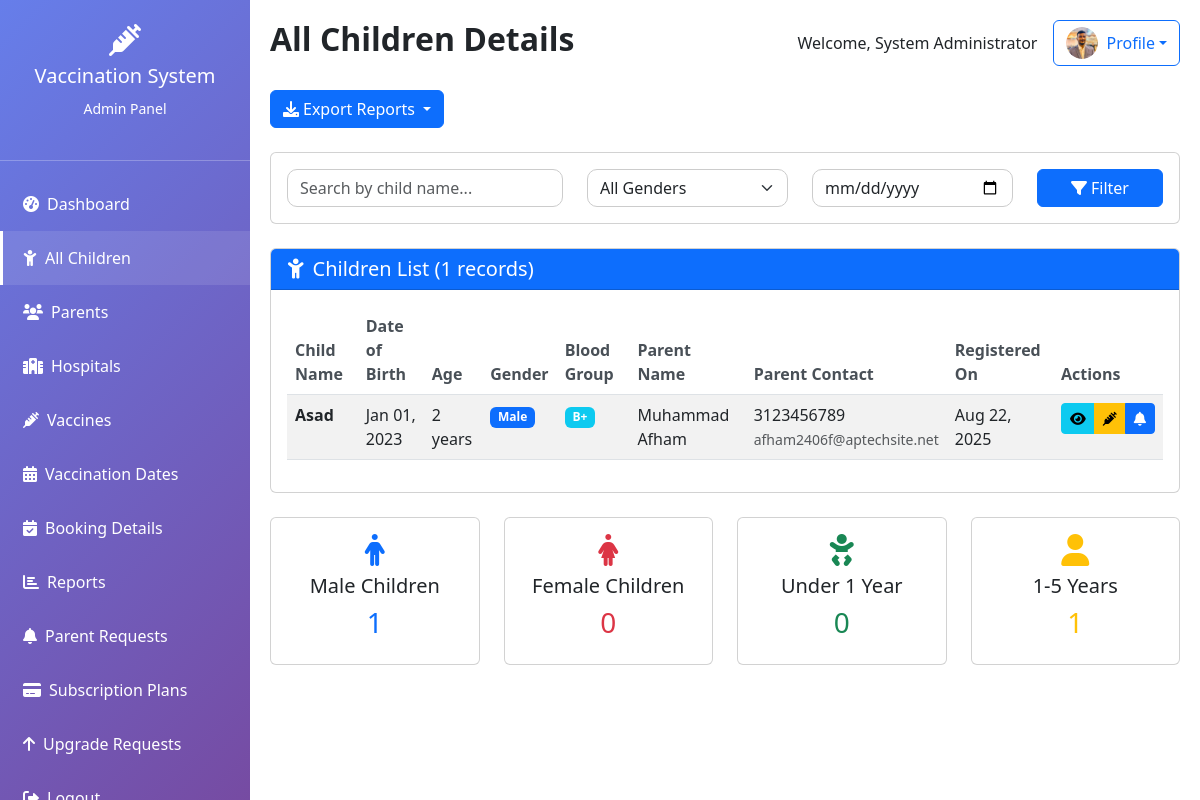
The app's page /admin/children.php (signed in) with its own data.
### tables this page shows
CREATE TABLE `users` (
  `id` int(11) NOT NULL AUTO_INCREMENT,
  `username` varchar(50) NOT NULL,
  `password` varchar(255) NOT NULL,
  `email` varchar(100) NOT NULL,
  `user_type` enum('admin','parent','hospital') NOT NULL,
  `full_name` varchar(100) NOT NULL,
  `phone` varchar(15) DEFAULT NULL,
  `address` text DEFAULT NULL,
  `profile_picture` varchar(255) DEFAULT NULL,
  `created_at` timestamp NOT NULL DEFAULT current_timestamp(),
  `status` enum('active','inactive') DEFAULT 'active',
  PRIMARY KEY (`id`),
  UNIQUE KEY `username` (`username`),
  UNIQUE KEY `email` (`email`)
);

CREATE TABLE `children` (
  `id` int(11) NOT NULL AUTO_INCREMENT,
  `parent_id` int(11) NOT NULL,
  `name` varchar(100) NOT NULL,
  `date_of_birth` date NOT NULL,
  `gender` enum('male','female','other') NOT NULL,
  `birth_weight` decimal(5,2) DEFAULT NULL,
  `blood_group` varchar(5) DEFAULT NULL,
  `created_at` timestamp NOT NULL DEFAULT current_timestamp(),
  PRIMARY KEY (`id`),
  KEY `parent_id` (`parent_id`),
  CONSTRAINT `children_ibfk_1` FOREIGN KEY (`parent_id`) REFERENCES `users` (`id`) ON DELETE CASCADE
);

### admin/children.php (the view, shortened to what this page needs)
<?php
$database = new Database();
$db = $database->getConnection();
$query = "SELECT c.*, u.full_name as parent_name, u.email as parent_email, u.phone as parent_phone
          FROM children c
          JOIN users u ON c.parent_id = u.id
          ORDER BY c.created_at DESC";
$stmt = $db->prepare($query);
$stmt->execute();
$children = $stmt->fetchAll(PDO::FETCH_ASSOC);
$page_heading = "All Children Details";
?>
        <div class="d-flex justify-content-between align-items-center mb-4">
            <div class="dropdown">
                <button class="btn btn-primary dropdown-toggle" type="button" data-bs-toggle="dropdown">
                    <i class="fas fa-download me-1"></i>Export Reports
                </button>
            </div>
        </div>
        <div class="card mb-4">
            <div class="card-body">
                <div class="row">
                    <div class="col-md-4">
                        <input type="text" class="form-control" placeholder="Search by child name..." id="searchInput">
                    </div>
                    <div class="col-md-3">
                        <select class="form-select" id="genderFilter">
                            <option value="">All Genders</option>
                        </select>
                    </div>
                    <div class="col-md-3">
                        <input type="date" class="form-control" id="dateFilter" placeholder="Filter by date">
                    </div>
                    <div class="col-md-2">
                        <button class="btn btn-primary w-100" onclick="filterTable()">
                            <i class="fas fa-filter me-1"></i>Filter
                        </button>
                    </div>
                </div>
            </div>
        </div>
        <div class="card">
            <div class="card-header bg-primary text-white">
                <h5 class="mb-0"><i class="fas fa-child me-2"></i>Children List (<?php echo count($children); ?> records)</h5>
            </div>
            <div class="card-body">
                <?php if (count($children) > 0): ?>
                    <div class="table-responsive">
                        <table class="table table-striped" id="childrenTable">
                            <thead>
                                <tr>
                                    <th>Child Name</th>
                                    <th>Date of Birth</th>
                                    <th>Age</th>
                                    <th>Gender</th>
                                    <th>Blood Group</th>
                                    <th>Parent Name</th>
                                    <th>Parent Contact</th>
                                    <th>Registered On</th>
                                    <th>Actions</th>
                                </tr>
                            </thead>
                            <tbody>
                                <?php foreach ($children as $child):
                                    $age = date_diff(date_create($child['date_of_birth']), date_create('today'))->y;
                                ?>
                                    <tr>
                                        <td>
                                            <strong><?php echo htmlspecialchars($child['name']); ?></strong>
                                        </td>
                                        <td><?php echo date('M d, Y', strtotime($child['date_of_birth'])); ?></td>
                                        <td><?php echo $age; ?> years</td>
                                        <td>
                                            <span class="badge bg-<?php
                                                switch($child['gender']) {
                                                    case 'male': echo 'primary'; break;
                                                }
                                            ?>">
                                                <?php echo ucfirst($child['gender']); ?>
                                            </span>
                                        </td>
                                        <td>
                                            <?php if ($child['blood_group']): ?>
                                                <span class="badge bg-info"><?php echo $child['blood_group']; ?></span>
                                            <?php else: ?>
                                                <span class="text-muted">Not specified</span>
                                            <?php endif; ?>
                                        </td>
                                        <td><?php echo htmlspecialchars($child['parent_name']); ?></td>
                                        <td>
                                            <div><?php echo $child['parent_phone']; ?></div>
                                            <small class="text-muted"><?php echo $child['parent_email']; ?></small>
                                        </td>
                                        <td><?php echo date('M d, Y', strtotime($child['created_at'])); ?></td>
                                        <td>
                                            <div class="btn-group">
                                                <button class="btn btn-sm btn-info" title="View Details" onclick="viewChild(<?php echo $child['id']; ?>)">
                                                    <i class="fas fa-eye"></i>
                                                </button>
                                                <button class="btn btn-sm btn-warning" title="Vaccination History" onclick="viewVaccinationHistory(<?php echo $child['id']; ?>)">
                                                    <i class="fas fa-syringe"></i>
                                                </button>
                                                <button class="btn btn-sm btn-primary" title="Send Reminder" onclick="sendReminder(<?php echo $child['id']; ?>)">
                                                    <i class="fas fa-bell"></i>
                                                </button>
                                            </div>
                                        </td>
                                    </tr>
                                <?php endforeach; ?>
                            </tbody>
                        </table>
                    </div>
                <?php endif; ?>
            </div>
        </div>
        <div class="row mt-4">
            <div class="col-md-3">
                <div class="card text-center">
                    <div class="card-body">
                        <i class="fas fa-male fa-2x text-primary mb-2"></i>
                        <h5>Male Children</h5>
                        <h3 class="text-primary">
                            <?php echo count(array_filter($children, fn($c) => $c['gender'] === 'male')); ?>
                        </h3>
                    </div>
                </div>
            </div>
            <div class="col-md-3">
                <div class="card text-center">
                    <div class="card-body">
                        <i class="fas fa-female fa-2x text-danger mb-2"></i>
                        <h5>Female Children</h5>
                        <h3 class="text-danger">
                            <?php echo count(array_filter($children, fn($c) => $c['gender'] === 'female')); ?>
                        </h3>
                    </div>
                </div>
            </div>
            <div class="col-md-3">
                <div class="card text-center">
                    <div class="card-body">
                        <i class="fas fa-baby fa-2x text-success mb-2"></i>
                        <h5>Under 1 Year</h5>
                        <h3 class="text-success">
                            <?php echo count(array_filter($children, function($c) {
                                $age = date_diff(date_create($c['date_of_birth']), date_create('today'))->y;
                                return $age < 1;
                            })); ?>
                        </h3>
                    </div>
                </div>
            </div>
            <div class="col-md-3">
                <div class="card text-center">
                    <div class="card-body">
                        <i class="fas fa-user fa-2x text-warning mb-2"></i>
                        <h5>1-5 Years</h5>
                        <h3 class="text-warning">
                            <?php echo count(array_filter($children, function($c) {
                                $age = date_diff(date_create($c['date_of_birth']), date_create('today'))->y;
                                return $age >= 1 && $age <= 5;
                            })); ?>
                        </h3>
                    </div>
                </div>
            </div>
        </div>
<?php
$content = ob_get_clean();
include 'includes/template.php';
?>

### admin/includes/template.php (shortened to what this page needs)
<?php
$database = new Database();
$db = $database->getConnection();
$profile_picture_query = "SELECT profile_picture FROM users WHERE id = :user_id";
$profile_stmt = $db->prepare($profile_picture_query);
$profile_stmt->bindParam(':user_id', $_SESSION['user_id']);
$profile_stmt->execute();
$user_profile = $profile_stmt->fetch(PDO::FETCH_ASSOC);
?>
<!DOCTYPE html>
<html lang="en">
<head>
    <link href="https://cdn.jsdelivr.net/npm/bootstrap@5.3.0/dist/css/bootstrap.min.css" rel="stylesheet">
    <link href="https://cdnjs.cloudflare.com/ajax/libs/font-awesome/6.0.0/css/all.min.css" rel="stylesheet">
</head>
<body>
    <?php include 'sidebar.php'; ?>
    <div class="main-content">
        <div class="d-flex justify-content-between align-items-center mb-4">
            <h2 class="fw-bold"><?php echo isset($page_heading) ? $page_heading : 'Admin Dashboard'; ?></h2>
            <div class="d-flex align-items-center">
                <span class="me-3">Welcome, <?php echo $_SESSION['full_name']; ?></span>
                <div class="dropdown">
                    <button class="btn btn-outline-primary dropdown-toggle d-flex align-items-center" type="button" data-bs-toggle="dropdown">
                        <?php if (!empty($user_profile['profile_picture'])): ?>
                            <img src="../uploads/profile_pictures/<?php echo htmlspecialchars($user_profile['profile_picture']); ?>"
                                 class="rounded-circle me-2"
                                 style="width: 32px; height: 32px; object-fit: cover;"
                                 alt="Profile">
                        <?php else: ?>
                            <i class="fas fa-user me-1"></i>
                        <?php endif; ?>
                        Profile
                    </button>
                </div>
            </div>
        </div>
        <div class="content-area">
            <?php
            if (isset($content)) {
                echo $content;
            }
            ?>
        </div>
    </div>
</body>
</html>

### admin/includes/template.php (style rules this page uses)
.main-content { margin-left: 250px; padding: 20px; min-height: 100vh; }
.form-control, .form-select { border-radius: 10px; box-shadow: none; border: 1px solid #ccc; }
.table th { border-top: none; font-weight: 600; color: #495057; }

### records on screen
users: profile_picture (picture)
children: name "Asad", date_of_birth "Jan 01, 2023", date_of_birth "2", gender "Male", blood_group "B+", parent.full_name "Muhammad Afham", parent.phone "3123456789", parent.email "afham2406f@aptechsite.net", created_at "Aug 22, 2025", gender "1", gender "0", date_of_birth "0", date_of_birth "1"

### other values on screen
$page_heading "All Children Details"
$_SESSION['full_name'] "System Administrator"
count($children) "1"
